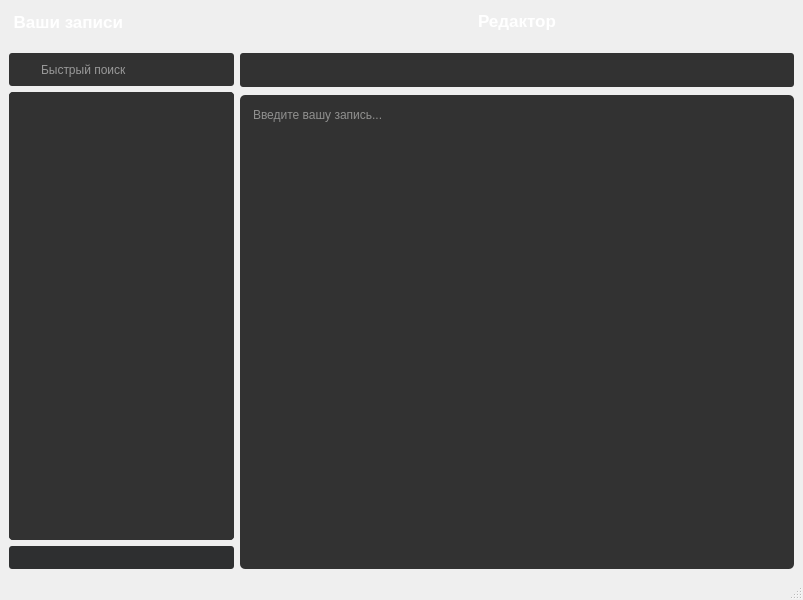
<?xml version="1.0" encoding="UTF-8"?>
<ui version="4.0">
 <class>MainWindow</class>
 <widget class="QMainWindow" name="MainWindow">
  <property name="geometry">
   <rect>
    <x>0</x>
    <y>0</y>
    <width>803</width>
    <height>600</height>
   </rect>
  </property>
  <property name="windowTitle">
   <string/>
  </property>
  <property name="windowIcon">
   <iconset resource="root.qrc">
    <normaloff>:/icon.png</normaloff>:/icon.png</iconset>
  </property>
  <property name="styleSheet">
   <string notr="true">QScrollBar:vertical
{
        border-radius: 2px;
        background: rgb(40, 40, 40);
        width:4px;    
        margin: 0px 0px 0px 0px;
}

QScrollBar::handle:vertical {
		background-color: rgb(79, 79, 79);
        min-height: 0px;
		border-radius: 2px;
        width: 3px;
}

QScrollBar::add-line:vertical {
        /*background: qlineargradient(x1:0, y1:0, x2:1, y2:0,
        stop: 0 rgb(32, 47, 130), stop: 0.5 rgb(32, 47, 130),  stop:1 rgb(32, 47, 130));*/
        background-color: #797979;
        border-radius: 2px;
        height: 0px;
        subcontrol-position: bottom;
        subcontrol-origin: margin;
        width: 3px;
}
QScrollBar::sub-line:vertical {
        /*background: qlineargradient(x1:0, y1:0, x2:1, y2:0,
        stop: 0  rgb(32, 47, 130), stop: 0.5 rgb(32, 47, 130),  stop:1 rgb(32, 47, 130));*/
        background-color: #797979;
        height: 0 px;
        border-radius: 2px;
        subcontrol-position: top;
        subcontrol-origin: margin;
        width: 3px;
}

MainWindow {
    background-color: #383838;
}

QToolTip{
    border-radius: 3px;
}</string>
  </property>
  <widget class="QWidget" name="centralwidget">
   <layout class="QHBoxLayout" name="horizontalLayout">
    <item>
     <layout class="QVBoxLayout" name="left_sidebar">
      <property name="sizeConstraint">
       <enum>QLayout::SetMinimumSize</enum>
      </property>
      <property name="leftMargin">
       <number>0</number>
      </property>
      <property name="rightMargin">
       <number>0</number>
      </property>
      <item>
       <widget class="QLabel" name="sidebar_title">
        <property name="minimumSize">
         <size>
          <width>225</width>
          <height>25</height>
         </size>
        </property>
        <property name="maximumSize">
         <size>
          <width>225</width>
          <height>25</height>
         </size>
        </property>
        <property name="font">
         <font>
          <pointsize>13</pointsize>
          <bold>true</bold>
         </font>
        </property>
        <property name="styleSheet">
         <string notr="true">color: white;</string>
        </property>
        <property name="text">
         <string> Ваши записи</string>
        </property>
       </widget>
      </item>
      <item>
       <spacer name="verticalSpacer">
        <property name="orientation">
         <enum>Qt::Vertical</enum>
        </property>
        <property name="sizeType">
         <enum>QSizePolicy::Fixed</enum>
        </property>
        <property name="sizeHint" stdset="0">
         <size>
          <width>20</width>
          <height>13</height>
         </size>
        </property>
       </spacer>
      </item>
      <item>
       <layout class="QHBoxLayout" name="searchBar">
        <property name="spacing">
         <number>0</number>
        </property>
        <property name="topMargin">
         <number>0</number>
        </property>
        <item>
         <widget class="QWidget" name="widget" native="true">
          <property name="minimumSize">
           <size>
            <width>0</width>
            <height>0</height>
           </size>
          </property>
          <property name="maximumSize">
           <size>
            <width>225</width>
            <height>33</height>
           </size>
          </property>
          <property name="styleSheet">
           <string notr="true">background-color: rgb(50, 50, 50);
border-radius: 3px;</string>
          </property>
          <layout class="QHBoxLayout" name="horizontalLayout_4">
           <item>
            <widget class="QLabel" name="search_icon">
             <property name="maximumSize">
              <size>
               <width>15</width>
               <height>15</height>
              </size>
             </property>
             <property name="styleSheet">
              <string notr="true">width: 6px;
height: 6px;</string>
             </property>
             <property name="text">
              <string/>
             </property>
             <property name="pixmap">
              <pixmap resource="root.qrc">:/search.svg</pixmap>
             </property>
             <property name="scaledContents">
              <bool>false</bool>
             </property>
            </widget>
           </item>
           <item>
            <widget class="QLineEdit" name="search">
             <property name="sizePolicy">
              <sizepolicy hsizetype="Minimum" vsizetype="Minimum">
               <horstretch>0</horstretch>
               <verstretch>0</verstretch>
              </sizepolicy>
             </property>
             <property name="minimumSize">
              <size>
               <width>0</width>
               <height>22</height>
              </size>
             </property>
             <property name="maximumSize">
              <size>
               <width>224</width>
               <height>30</height>
              </size>
             </property>
             <property name="styleSheet">
              <string notr="true">color: white;
margin-bottom: 7px;</string>
             </property>
             <property name="alignment">
              <set>Qt::AlignLeading|Qt::AlignLeft|Qt::AlignVCenter</set>
             </property>
             <property name="placeholderText">
              <string>Быстрый поиск</string>
             </property>
            </widget>
           </item>
           <item>
            <widget class="QPushButton" name="clearSearchBar">
             <property name="minimumSize">
              <size>
               <width>20</width>
               <height>20</height>
              </size>
             </property>
             <property name="maximumSize">
              <size>
               <width>20</width>
               <height>20</height>
              </size>
             </property>
             <property name="styleSheet">
              <string notr="true">margin-bottom: 6px;
outline: none;</string>
             </property>
             <property name="text">
              <string/>
             </property>
             <property name="icon">
              <iconset resource="root.qrc">
               <normaloff>:/x-lg.svg</normaloff>:/x-lg.svg</iconset>
             </property>
             <property name="iconSize">
              <size>
               <width>15</width>
               <height>15</height>
              </size>
             </property>
            </widget>
           </item>
          </layout>
         </widget>
        </item>
       </layout>
      </item>
      <item>
       <widget class="QScrollArea" name="sidebar">
        <property name="maximumSize">
         <size>
          <width>225</width>
          <height>16777215</height>
         </size>
        </property>
        <property name="styleSheet">
         <string notr="true">margin: 0;
border-radius: 4px;
background-color: rgb(50, 50, 50);</string>
        </property>
        <property name="widgetResizable">
         <bool>true</bool>
        </property>
        <widget class="QWidget" name="sidebar_content">
         <property name="geometry">
          <rect>
           <x>0</x>
           <y>0</y>
           <width>225</width>
           <height>416</height>
          </rect>
         </property>
         <property name="styleSheet">
          <string notr="true">margin: 0;</string>
         </property>
         <layout class="QVBoxLayout" name="verticalLayout">
          <item>
           <layout class="QVBoxLayout" name="sidebar_articles">
            <property name="spacing">
             <number>0</number>
            </property>
            <property name="sizeConstraint">
             <enum>QLayout::SetMinimumSize</enum>
            </property>
           </layout>
          </item>
         </layout>
        </widget>
       </widget>
      </item>
      <item>
       <layout class="QHBoxLayout" name="tools_panel">
        <item>
         <widget class="QPushButton" name="add_button">
          <property name="maximumSize">
           <size>
            <width>225</width>
            <height>16777215</height>
           </size>
          </property>
          <property name="cursor">
           <cursorShape>ArrowCursor</cursorShape>
          </property>
          <property name="toolTip">
           <string>Создать новую запись</string>
          </property>
          <property name="styleSheet">
           <string notr="true">color: white;
height: 23px;
background-color: #2e2f30;
border-radius: 3px;
outline: none;</string>
          </property>
          <property name="text">
           <string/>
          </property>
          <property name="icon">
           <iconset resource="root.qrc">
            <normaloff>:/plus-lg.svg</normaloff>:/plus-lg.svg</iconset>
          </property>
          <property name="iconSize">
           <size>
            <width>20</width>
            <height>20</height>
           </size>
          </property>
         </widget>
        </item>
       </layout>
      </item>
     </layout>
    </item>
    <item>
     <layout class="QVBoxLayout" name="main_panel">
      <property name="rightMargin">
       <number>0</number>
      </property>
      <item>
       <widget class="QLabel" name="title">
        <property name="minimumSize">
         <size>
          <width>550</width>
          <height>24</height>
         </size>
        </property>
        <property name="maximumSize">
         <size>
          <width>10000000</width>
          <height>24</height>
         </size>
        </property>
        <property name="font">
         <font>
          <pointsize>13</pointsize>
          <bold>true</bold>
         </font>
        </property>
        <property name="styleSheet">
         <string notr="true">color: white;
text-align: center;</string>
        </property>
        <property name="text">
         <string>Редактор</string>
        </property>
        <property name="alignment">
         <set>Qt::AlignCenter</set>
        </property>
       </widget>
      </item>
      <item>
       <widget class="QWidget" name="toolset" native="true">
        <property name="minimumSize">
         <size>
          <width>0</width>
          <height>50</height>
         </size>
        </property>
        <property name="maximumSize">
         <size>
          <width>16777215</width>
          <height>35</height>
         </size>
        </property>
        <property name="sizeIncrement">
         <size>
          <width>0</width>
          <height>0</height>
         </size>
        </property>
        <property name="styleSheet">
         <string notr="true">margin-top: 7px;
margin-bottom: 9px;
border-radius: 3px;
background-color: rgb(50, 50, 50);</string>
        </property>
        <layout class="QHBoxLayout" name="horizontalLayout_2">
         <item>
          <widget class="QPushButton" name="delete_btn">
           <property name="minimumSize">
            <size>
             <width>30</width>
             <height>30</height>
            </size>
           </property>
           <property name="maximumSize">
            <size>
             <width>30</width>
             <height>30</height>
            </size>
           </property>
           <property name="toolTip">
            <string>Удалить запись</string>
           </property>
           <property name="styleSheet">
            <string notr="true">outline: none;</string>
           </property>
           <property name="text">
            <string/>
           </property>
           <property name="icon">
            <iconset resource="root.qrc">
             <normaloff>:/trash.svg</normaloff>:/trash.svg</iconset>
           </property>
           <property name="iconSize">
            <size>
             <width>19</width>
             <height>19</height>
            </size>
           </property>
          </widget>
         </item>
         <item>
          <spacer name="horizontalSpacer">
           <property name="orientation">
            <enum>Qt::Horizontal</enum>
           </property>
           <property name="sizeHint" stdset="0">
            <size>
             <width>40</width>
             <height>20</height>
            </size>
           </property>
          </spacer>
         </item>
         <item>
          <widget class="QPushButton" name="bold">
           <property name="maximumSize">
            <size>
             <width>30</width>
             <height>30</height>
            </size>
           </property>
           <property name="toolTip">
            <string>Жирный текст</string>
           </property>
           <property name="styleSheet">
            <string notr="true">border: none;
margin-left: 5px;
outline: none;</string>
           </property>
           <property name="text">
            <string/>
           </property>
           <property name="icon">
            <iconset resource="root.qrc">
             <normaloff>:/type-bold.svg</normaloff>:/type-bold.svg</iconset>
           </property>
           <property name="iconSize">
            <size>
             <width>25</width>
             <height>25</height>
            </size>
           </property>
          </widget>
         </item>
         <item>
          <widget class="QPushButton" name="underline">
           <property name="maximumSize">
            <size>
             <width>30</width>
             <height>30</height>
            </size>
           </property>
           <property name="toolTip">
            <string>Подчёркивание</string>
           </property>
           <property name="styleSheet">
            <string notr="true">margin: 0;
margin-bottom: 2px;
outline: none;</string>
           </property>
           <property name="text">
            <string/>
           </property>
           <property name="icon">
            <iconset resource="root.qrc">
             <normaloff>:/type-underline.svg</normaloff>:/type-underline.svg</iconset>
           </property>
           <property name="iconSize">
            <size>
             <width>23</width>
             <height>23</height>
            </size>
           </property>
          </widget>
         </item>
         <item>
          <widget class="QPushButton" name="strikethrough">
           <property name="minimumSize">
            <size>
             <width>30</width>
             <height>30</height>
            </size>
           </property>
           <property name="maximumSize">
            <size>
             <width>30</width>
             <height>30</height>
            </size>
           </property>
           <property name="toolTip">
            <string>Зачёркнутый текст</string>
           </property>
           <property name="styleSheet">
            <string notr="true">outline: none;</string>
           </property>
           <property name="text">
            <string/>
           </property>
           <property name="icon">
            <iconset resource="root.qrc">
             <normaloff>:/type-strikethrough.svg</normaloff>:/type-strikethrough.svg</iconset>
           </property>
           <property name="iconSize">
            <size>
             <width>25</width>
             <height>25</height>
            </size>
           </property>
          </widget>
         </item>
         <item>
          <spacer name="horizontalSpacer_2">
           <property name="orientation">
            <enum>Qt::Horizontal</enum>
           </property>
           <property name="sizeHint" stdset="0">
            <size>
             <width>40</width>
             <height>20</height>
            </size>
           </property>
          </spacer>
         </item>
         <item>
          <widget class="QPushButton" name="upload">
           <property name="maximumSize">
            <size>
             <width>30</width>
             <height>30</height>
            </size>
           </property>
           <property name="toolTip">
            <string>Сохранить запись</string>
           </property>
           <property name="whatsThis">
            <string/>
           </property>
           <property name="styleSheet">
            <string notr="true">outline: none;</string>
           </property>
           <property name="text">
            <string/>
           </property>
           <property name="icon">
            <iconset resource="root.qrc">
             <normaloff>:/arrow-up-circle.svg</normaloff>:/arrow-up-circle.svg</iconset>
           </property>
           <property name="iconSize">
            <size>
             <width>21</width>
             <height>21</height>
            </size>
           </property>
          </widget>
         </item>
        </layout>
       </widget>
      </item>
      <item>
       <widget class="QWidget" name="editor" native="true">
        <property name="sizePolicy">
         <sizepolicy hsizetype="Preferred" vsizetype="Preferred">
          <horstretch>0</horstretch>
          <verstretch>0</verstretch>
         </sizepolicy>
        </property>
        <property name="minimumSize">
         <size>
          <width>550</width>
          <height>0</height>
         </size>
        </property>
        <property name="styleSheet">
         <string notr="true">margin: 0;
border-radius: 5px;
background-color: rgb(50, 50, 50);</string>
        </property>
        <layout class="QVBoxLayout" name="verticalLayout_5">
         <item>
          <widget class="QTextEdit" name="textEdit">
           <property name="styleSheet">
            <string notr="true">color: rgb(238, 238, 236);</string>
           </property>
           <property name="html">
            <string>&lt;!DOCTYPE HTML PUBLIC &quot;-//W3C//DTD HTML 4.0//EN&quot; &quot;http://www.w3.org/TR/REC-html40/strict.dtd&quot;&gt;
&lt;html&gt;&lt;head&gt;&lt;meta name=&quot;qrichtext&quot; content=&quot;1&quot; /&gt;&lt;meta charset=&quot;utf-8&quot; /&gt;&lt;style type=&quot;text/css&quot;&gt;
p, li { white-space: pre-wrap; }
&lt;/style&gt;&lt;/head&gt;&lt;body style=&quot; font-family:'Ubuntu'; font-size:10pt; font-weight:400; font-style:normal;&quot;&gt;
&lt;p style=&quot;-qt-paragraph-type:empty; margin-top:0px; margin-bottom:0px; margin-left:0px; margin-right:0px; -qt-block-indent:0; text-indent:0px;&quot;&gt;&lt;br /&gt;&lt;/p&gt;&lt;/body&gt;&lt;/html&gt;</string>
           </property>
           <property name="placeholderText">
            <string>Введите вашу запись...</string>
           </property>
          </widget>
         </item>
        </layout>
       </widget>
      </item>
     </layout>
    </item>
   </layout>
  </widget>
  <widget class="QMenuBar" name="menubar">
   <property name="geometry">
    <rect>
     <x>0</x>
     <y>0</y>
     <width>803</width>
     <height>20</height>
    </rect>
   </property>
  </widget>
  <widget class="QStatusBar" name="statusbar"/>
 </widget>
 <resources>
  <include location="root.qrc"/>
 </resources>
 <connections/>
</ui>
